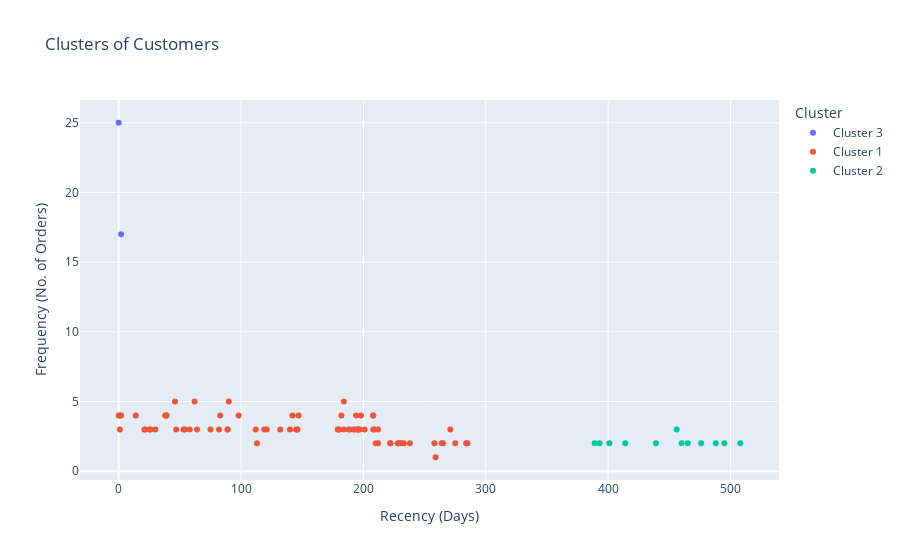

The cell this chart's notebook holds for it:
### Code cell
#display customers in each cluster
fig = px.scatter(rfm, x='Recency', y='Frequency', color='Cluster', title='Clusters of Customers', labels={'Recency':'Recency (Days)', 'Frequency':'Frequency (No. of Orders)'})
fig.show()

### Figure 1 — Plotly figure (JSON) as saved in the notebook; plotly's stock layout.template omitted (floating-point values rounded to 4 significant figures)
{"data": [{"hovertemplate": "Cluster=Cluster 3<br>Recency (Days)=%{x}<br>Frequency (No. of Orders)=%{y}<extra></extra>", "legendgroup": "Cluster 3", "marker": {"color": "#636efa", "symbol": "circle"}, "mode": "markers", "name": "Cluster 3", "orientation": "v", "showlegend": true, "type": "scatter", "x": [0, 2], "xaxis": "x", "y": [25, 17], "yaxis": "y"}, {"hovertemplate": "Cluster=Cluster 1<br>Recency (Days)=%{x}<br>Frequency (No. of Orders)=%{y}<extra></extra>", "legendgroup": "Cluster 1", "marker": {"color": "#EF553B", "symbol": "circle"}, "mode": "markers", "name": "Cluster 1", "orientation": "v", "showlegend": true, "type": "scatter", "x": [0, 1, 1, 2, 14, 21, 22, 25, 26, 30, 38, 39, 39, 46, 47, 53, 54, 58, 62, 64, 75, 82, 83, 89, 89, 90, 98, 112, 113, 119, 121, 132, 140, 142, 145, 146, 146, 147, 179, 180, 180, 182, 184, 184, 188, 189, 192, 193, 194, 195, 196, 196, 197, 198, 201, 208, 208, 208, 209, 210, 212, 212, 222, 222, 228, 229, 230, 231, 233, 238, 258, 259, 264, 265, 271, 275, 284, 285], "xaxis": "x", "y": [4, 4, 3, 4, 4, 3, 3, 3, 3, 3, 4, 4, 4, 5, 3, 3, 3, 3, 5, 3, 3, 3, 4, 3, 3, 5, 4, 3, 2, 3, 3, 3, 3, 4, 3, 3, 3, 4, 3, 3, 3, 4, 5, 3, 3, 3, 3, 3, 4, 3, 3, 3, 3, 4, 3, 4, 4, 3, 3, 2, 3, 2, 2, 2, 2, 2, 2, 2, 2, 2, 2, 1, 2, 2, 3, 2, 2, 2], "yaxis": "y"}, {"hovertemplate": "Cluster=Cluster 2<br>Recency (Days)=%{x}<br>Frequency (No. of Orders)=%{y}<extra></extra>", "legendgroup": "Cluster 2", "marker": {"color": "#00cc96", "symbol": "circle"}, "mode": "markers", "name": "Cluster 2", "orientation": "v", "showlegend": true, "type": "scatter", "x": [389, 393, 401, 414, 439, 456, 460, 465, 476, 488, 495, 508], "xaxis": "x", "y": [2, 2, 2, 2, 2, 3, 2, 2, 2, 2, 2, 2], "yaxis": "y"}], "layout": {"legend": {"title": {"text": "Cluster"}, "tracegroupgap": 0}, "title": {"text": "Clusters of Customers"}, "xaxis": {"anchor": "y", "domain": [0, 1], "title": {"text": "Recency (Days)"}}, "yaxis": {"anchor": "x", "domain": [0, 1], "title": {"text": "Frequency (No. of Orders)"}}}}
